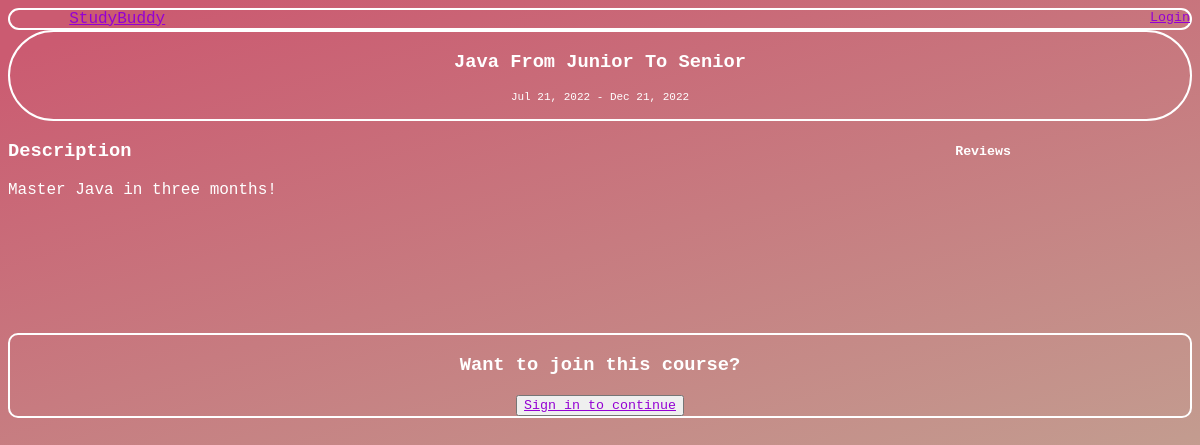
/course/2, run on the app's committed database.
### base/models.py (models this page shows, shortened)
class Course(models.Model):
    title = models.CharField(max_length=150)
    host = models.ForeignKey(User, on_delete=models.CASCADE)
    description = models.TextField(null=True, verbose_name='Course Descrtiption')
    start_date = models.DateTimeField(verbose_name='Course starts')
    end_date = models.DateTimeField(verbose_name='Course ends')
    class Meta:
        ordering = ['-start_date', '-end_date']

### base/views.py (the view, shortened to what this page needs)
class CourseView(DetailView, FormView):
    model = Course
    form_class = ParticipantForm
    template_name = 'base/course.html'
    context_object_name = 'course'
    pk_url_kwarg = 'course_id'
    def get_context_data(self, **kwargs):
        context = super().get_context_data(**kwargs)
        context['contact_form'] = ParticipantForm()
        return context

### base/templates/base/course.html (shortened to what this page needs)
{% extends 'main.html' %}
{% block content %}
<div class="course-card">
    <div class="course_title">
        <h3>{{course.title}}</h3>
        <p class="course-dates">{{course.start_date|date:"M d, Y"}} - {{course.end_date|date:"M d, Y"}}</p>
    </div>
    <div class="course-details">
        <div class="course-description">
            <h3>Description</h3>
            {% if course.description %}
            <p>{{course.description}}</p>
            {% else %}
            <p>No Description </p>
            {% endif %}
        </div>
        <div class="course-reviews">
            <h5>Reviews</h5>
        </div>
    </div>
    <div class="contact-form">
        <h3>Want to join this course?</h3>
        {% if request.user.is_authenticated %}
            <h5>Fill in the contact form</h5>
            <form action="" METHOD="POST">
                {% csrf_token %}
                {{contact_form.as_p}}
                <input id="join-button" type="submit" value="Join">
            </form>
        {% else %}
            <button><a href="{% url 'login' %}">Sign in to continue</a></button>
        {% endif %}
    </div>
</div>
{% endblock content %}

### templates/main.html (style rules this page uses)
* { font-family: 'Courier New'; color: white; }
body { height: 100vh; background: rgb(203,91,113); background: linear-gradient(164deg, rgba(203,91,113,1) 5%, rgba(191,187,158,1) 98%); }
a { color: darkviolet; }

### base/templates/base/course.html (style rules this page uses)
.course-details { display: grid; grid-template-columns: 4fr 1fr; }
.course-dates { font-size: 11px; }
.course_title { border: 2px solid; border-radius: 100px; text-align: center; }
.course-details { padding-bottom: 10%; }
.contact-form { text-align: center; border: 2px solid; border-radius: 10px; }

### data on the page
Course: title "Java From Junior To Senior", start_date "Jul 21, 2022", end_date "Dec 21, 2022", description "Master Java in three months!"
